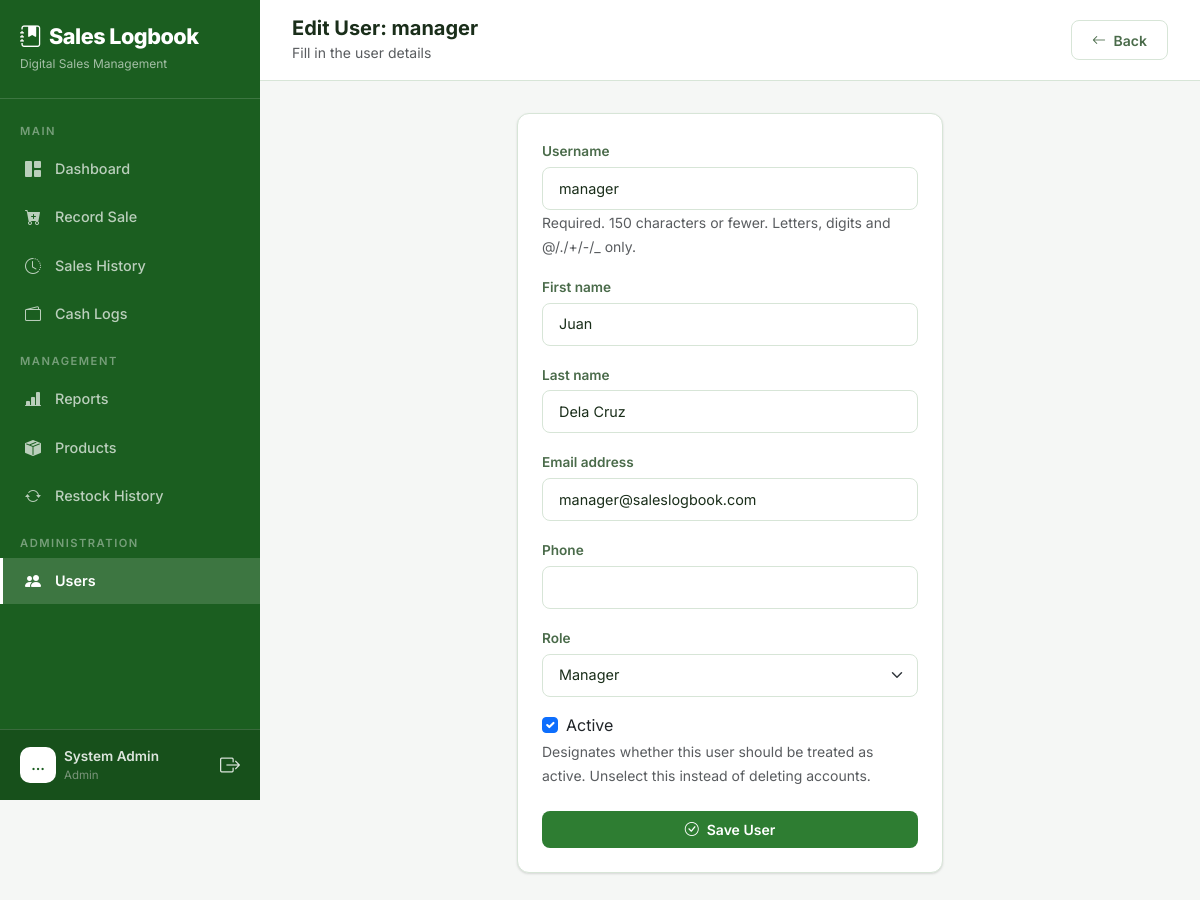
Page /users/2/edit/ (signed in) on the committed database.
### core/models.py (models this page shows, shortened)
class User(AbstractUser):
    ROLE_CHOICES = (
        ('admin', 'Admin'),
        ('manager', 'Manager'),
        ('staff', 'Sales Staff'),
    )
    role = models.CharField(max_length=10, choices=ROLE_CHOICES, default='staff')
    phone = models.CharField(max_length=20, blank=True, null=True)

### core/views.py (the view)
# urls.py: path('users/<int:pk>/edit/', views.user_edit, name='user_edit'),
@login_required
@role_required('admin')
def user_edit(request, pk):
    user_obj = get_object_or_404(User, pk=pk)
    if request.method == 'POST':
        form = UserEditForm(request.POST, instance=user_obj)
        if form.is_valid():
            form.save()
            messages.success(request, 'User updated successfully!')
            return redirect('user_list')
    else:
        form = UserEditForm(instance=user_obj)
    return render(request, 'core/user_form.html', {'form': form, 'title': f'Edit User: {user_obj.username}'})

### core/forms.py
class UserEditForm(forms.ModelForm):
    class Meta:
        model = User
        fields = ['username', 'first_name', 'last_name', 'email', 'phone', 'role', 'is_active']
        widgets = {
            'username': forms.TextInput(attrs={'class': 'form-control'}),
            'first_name': forms.TextInput(attrs={'class': 'form-control'}),
            'last_name': forms.TextInput(attrs={'class': 'form-control'}),
            'email': forms.EmailInput(attrs={'class': 'form-control'}),
            'phone': forms.TextInput(attrs={'class': 'form-control'}),
            'role': forms.Select(attrs={'class': 'form-select'}),
            'is_active': forms.CheckboxInput(attrs={'class': 'form-check-input'}),
        }

### core/templates/core/user_form.html (shortened to what this page needs)
{% extends "core/base.html" %}
{% load static %}
{% block body %}
{% include "core/partials/sidebar.html" %}
<div class="main-content">
    <div class="top-bar d-flex justify-content-between align-items-center">
        <div class="d-flex align-items-center gap-3">
            <div>
                <h5 class="mb-0 fw-bold">{{ title }}</h5>
                <small class="text-muted">Fill in the user details</small>
            </div>
        </div>
        <a href="{% url 'user_list' %}" class="btn btn-outline-light">
            <i class="bi bi-arrow-left me-1"></i> Back
        </a>
    </div>
    <div class="page-content fade-in">
        <div class="row justify-content-center">
            <div class="col-lg-6">
                <div class="card">
                    <div class="card-body p-4">
                        <form method="post">
                            {% for field in form %}
                            <div class="mb-3">
                                {% if field.field.widget.input_type == 'checkbox' %}
                                <div class="form-check">
                                    {{ field }}
                                    <label class="form-check-label" for="{{ field.id_for_label }}">{{ field.label }}</label>
                                </div>
                                {% else %}
                                <label class="form-label" for="{{ field.id_for_label }}">{{ field.label }}</label>
                                {{ field }}
                                {% endif %}
                                {% if field.help_text %}
                                <small class="text-muted">{{ field.help_text|safe }}</small>
                                {% endif %}
                            </div>
                            {% endfor %}
                            <button type="submit" class="btn btn-primary w-100 py-2 mt-2">
                                <i class="bi bi-check-circle me-2"></i>Save User
                            </button>
                        </form>
                    </div>
                </div>
            </div>
        </div>
    </div>
</div>
{% endblock %}

### core/templates/core/partials/sidebar.html (shortened to what this page needs)
{% load static %}
<nav class="sidebar" id="sidebar">
    <div class="brand">
        <h4><i class="bi bi-journal-bookmark-fill me-2"></i>Sales Logbook</h4>
        <small>Digital Sales Management</small>
    </div>
    <div class="d-flex flex-column" style="height: calc(100% - 85px - 80px);">
        <div class="flex-grow-1 overflow-auto py-2">
            <div class="nav-divider">Main</div>
            <a href="{% url 'dashboard' %}"
                class="nav-link {% if request.resolver_match.url_name == 'dashboard' %}active{% endif %}">
                <i class="bi bi-grid-1x2-fill"></i> Dashboard
            </a>
            <a href="{% url 'record_sale' %}"
                class="nav-link {% if request.resolver_match.url_name == 'record_sale' %}active{% endif %}">
                <i class="bi bi-cart-plus-fill"></i> Record Sale
            </a>
            <a href="{% url 'sales_history' %}"
                class="nav-link {% if request.resolver_match.url_name == 'sales_history' %}active{% endif %}">
                <i class="bi bi-clock-history"></i> Sales History
            </a>
            <a href="{% url 'cash_log_list' %}"
                class="nav-link {% if 'cash_log' in request.resolver_match.url_name %}active{% endif %}">
                <i class="bi bi-wallet2"></i> Cash Logs
            </a>
            {% if request.user.role == 'admin' or request.user.role == 'manager' %}
            <div class="nav-divider">Management</div>
            <a href="{% url 'reports' %}"
                class="nav-link {% if request.resolver_match.url_name == 'reports' %}active{% endif %}">
                <i class="bi bi-bar-chart-line-fill"></i> Reports
            </a>
            <a href="{% url 'product_list' %}"
                class="nav-link {% if request.resolver_match.url_name == 'product_list' or request.resolver_match.url_name == 'product_create' or request.resolver_match.url_name == 'product_edit' %}active{% endif %}">
                <i class="bi bi-box-seam-fill"></i> Products
            </a>
            <a href="{% url 'restock_list' %}"
                class="nav-link {% if 'restock' in request.resolver_match.url_name %}active{% endif %}">
                <i class="bi bi-arrow-repeat"></i> Restock History
            </a>
            {% endif %}
            {% if request.user.role == 'admin' %}
            <div class="nav-divider">Administration</div>
            <a href="{% url 'user_list' %}"
                class="nav-link {% if request.resolver_match.url_name == 'user_list' or request.resolver_match.url_name == 'user_create' or request.resolver_match.url_name == 'user_edit' %}active{% endif %}">
                <i class="bi bi-people-fill"></i> Users
            </a>
            {% endif %}
        </div>
        <div class="user-info">
            <div class="d-flex align-items-center gap-2">
                <div class="avatar">
                    {{ request.user.first_name|default:request.user.username|truncatechars:1|upper }}
                </div>
                <div class="flex-grow-1">
                    <div class="fw-semibold" style="font-size: 0.85rem;">
                        {{request.user.get_full_name|default:request.user.username }}</div>
                    <div style="font-size: 0.72rem; color: var(--text-muted);">{{ request.user.get_role_display }}</div>
                </div>
                <a href="{% url 'logout' %}" class="text-secondary" title="Logout">
                    <i class="bi bi-box-arrow-right fs-5"></i>
                </a>
            </div>
        </div>
    </div>
</nav>

### static/css/style.css (style rules this page uses)
:root { --primary: #2e7d32; --primary-light: #43a047; --primary-dark: #1b5e20; --primary-subtle: #e8f5e9; --accent: #388e3c; --success: #2e7d32; --warning: #e65100; --danger: #c62828; --info: #1565c0; --bg-body: #f5f7f5; --bg-sidebar: #1b5e20; --bg-card: #ffffff; --bg-card-hover: #f1f8f1; --bg-input: #ffffff; --bg-glass: rgba(255, 255, 255, 0.95); --border-color: #d7e5d7; --text-primary: #1a2e1a; --text-secondary: #4a6b4a; --text-muted: #7a957a; --text-on-primary: #ffffff; --shadow: 0 1px 3px rgba(0, 0, 0, 0.08), 0 1px 2px rgba(0, 0, 0, 0.06); --shadow-lg: 0 4px 12px rgba(0, 0, 0, 0.1), 0 2px 4px rgba(0, 0, 0, 0.06); }
* { font-family: 'Inter', -apple-system, BlinkMacSystemFont, sans-serif; }
body { background-color: var(--bg-body); color: var(--text-primary); min-height: 100vh; }
.sidebar { width: 260px; min-height: 100vh; background: var(--bg-sidebar); position: fixed; top: 0; left: 0; z-index: 1000; transition: transform 0.3s ease; overflow-y: auto; }
.sidebar .brand { padding: 1.5rem 1.25rem; border-bottom: 1px solid rgba(255, 255, 255, 0.15); }
.sidebar .brand h4 { font-weight: 800; letter-spacing: -0.5px; margin: 0; font-size: 1.35rem; color: #ffffff; }
.sidebar .brand small { color: rgba(255, 255, 255, 0.6); font-size: 0.75rem; font-weight: 400; }
.sidebar .nav-link { color: rgba(255, 255, 255, 0.7); padding: 0.7rem 1.25rem; display: flex; align-items: center; gap: 0.75rem; font-size: 0.9rem; font-weight: 500; transition: all 0.2s ease; border-left: 3px solid transparent; margin: 2px 0; }
.sidebar .nav-link.active { color: #ffffff; background: rgba(255, 255, 255, 0.15); border-left-color: #ffffff; font-weight: 600; }
.sidebar .nav-link i { width: 20px; text-align: center; font-size: 1rem; }
.sidebar .nav-divider { padding: 0.5rem 1.25rem 0.25rem; font-size: 0.7rem; text-transform: uppercase; letter-spacing: 1.5px; color: rgba(255, 255, 255, 0.4); font-weight: 600; margin-top: 0.5rem; }
.sidebar .user-info { padding: 1rem 1.25rem; border-top: 1px solid rgba(255, 255, 255, 0.15); position: absolute; bottom: 0; width: 100%; background: rgba(0, 0, 0, 0.15); }
.sidebar .user-info .avatar { width: 36px; height: 36px; background: #ffffff; color: var(--primary-dark); border-radius: 10px; display: flex; align-items: center; justify-content: center; font-weight: 700; font-size: 0.85rem; }
.sidebar .user-info, .sidebar .user-info * { color: rgba(255, 255, 255, 0.85); }
.sidebar .user-info a { color: rgba(255, 255, 255, 0.6); }
.main-content { margin-left: 260px; min-height: 100vh; padding: 0; }
.top-bar { padding: 1rem 2rem; background: #ffffff; border-bottom: 1px solid var(--border-color); position: sticky; top: 0; z-index: 100; }
.top-bar h5 { color: var(--text-primary); }
.top-bar small { color: var(--text-muted); }
.page-content { padding: 2rem; }
.card { background: var(--bg-card); border: 1px solid var(--border-color); border-radius: 12px; box-shadow: var(--shadow); transition: all 0.3s ease; }
.card-body { padding: 1.5rem; }
.form-control, .form-select { background-color: var(--bg-input); border: 1px solid var(--border-color); color: var(--text-primary); border-radius: 8px; padding: 0.6rem 1rem; font-size: 0.9rem; transition: all 0.2s ease; }
.form-control::placeholder { color: var(--text-muted); }
.form-label { font-size: 0.85rem; font-weight: 600; color: var(--text-secondary); margin-bottom: 0.35rem; }
.btn { border-radius: 8px; font-weight: 600; font-size: 0.875rem; padding: 0.55rem 1.25rem; transition: all 0.2s ease; border: none; }
.btn-primary { background: var(--primary); color: #ffffff; }
.btn-outline-light { border: 1px solid var(--border-color); color: var(--text-secondary); background: #ffffff; }
.fade-in { animation: fadeIn 0.4s ease; }
.fw-semibold, .fw-bold { color: var(--text-primary); }

### rows in the picture
User: user.first_name "…", user.get_full_name "System Admin", user.role "Admin"
User: form "manager" "Juan" "Dela Cruz" "manager@saleslogbook.com" "Manager", form "☑"

### other values in the picture
{{ title }} "Edit User: manager"
{{ field.label }} "Username" "First name" "Last name" "Email address" "Phone" "Role"
{{ field.help_text|safe }} "Required. 150 characters or fewer. Letters, digits and @/./+/-/_ only." "Designates whether this user should be treated as active. Unselect this instead of deleting accounts."
{{ field.label }} "Active"
